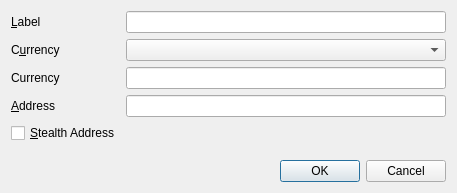
<?xml version="1.0" encoding="UTF-8"?>
<ui version="4.0">
 <class>EditAddressDialog</class>
 <widget class="QDialog" name="EditAddressDialog">
  <property name="geometry">
   <rect>
    <x>0</x>
    <y>0</y>
    <width>457</width>
    <height>193</height>
   </rect>
  </property>
  <property name="windowTitle">
   <string>Edit Address</string>
  </property>
  <layout class="QVBoxLayout" name="verticalLayout">
   <item>
    <layout class="QFormLayout" name="formLayout">
     <property name="fieldGrowthPolicy">
      <enum>QFormLayout::AllNonFixedFieldsGrow</enum>
     </property>
     <item row="0" column="0">
      <widget class="QLabel" name="label">
       <property name="text">
        <string>&amp;Label</string>
       </property>
       <property name="buddy">
        <cstring>labelEdit</cstring>
       </property>
      </widget>
     </item>
     <item row="0" column="1">
      <widget class="QLineEdit" name="labelEdit">
       <property name="toolTip">
        <string>The label associated with this address book entry</string>
       </property>
      </widget>
     </item>
     <item row="3" column="0">
      <widget class="QLabel" name="addressLabel">
       <property name="text">
        <string>&amp;Address</string>
       </property>
       <property name="buddy">
        <cstring>addressEdit</cstring>
       </property>
      </widget>
     </item>
     <item row="3" column="1">
      <widget class="QLineEdit" name="addressEdit">
       <property name="toolTip">
        <string>The address associated with this address book entry. This can only be modified for sending addresses.</string>
       </property>
      </widget>
     </item>
     <item row="4" column="0">
      <widget class="QCheckBox" name="stealthCB">
       <property name="text">
        <string>&amp;Stealth Address</string>
       </property>
      </widget>
     </item>
     <item row="1" column="0">
      <widget class="QLabel" name="currencyLabel">
       <property name="text">
        <string>C&amp;urrency</string>
       </property>
       <property name="buddy">
        <cstring>currencySelector</cstring>
       </property>
      </widget>
     </item>
     <item row="1" column="1">
      <widget class="QComboBox" name="currencySelector"/>
     </item>
     <item row="2" column="0">
      <widget class="QLabel" name="currencyTextLabel">
       <property name="text">
        <string>Currency</string>
       </property>
      </widget>
     </item>
     <item row="2" column="1">
      <widget class="QLineEdit" name="currencyLineEdit"/>
     </item>
    </layout>
   </item>
   <item>
    <widget class="QDialogButtonBox" name="buttonBox">
     <property name="orientation">
      <enum>Qt::Horizontal</enum>
     </property>
     <property name="standardButtons">
      <set>QDialogButtonBox::Cancel|QDialogButtonBox::Ok</set>
     </property>
    </widget>
   </item>
  </layout>
 </widget>
 <resources/>
 <connections>
  <connection>
   <sender>buttonBox</sender>
   <signal>accepted()</signal>
   <receiver>EditAddressDialog</receiver>
   <slot>accept()</slot>
   <hints>
    <hint type="sourcelabel">
     <x>248</x>
     <y>254</y>
    </hint>
    <hint type="destinationlabel">
     <x>157</x>
     <y>274</y>
    </hint>
   </hints>
  </connection>
  <connection>
   <sender>buttonBox</sender>
   <signal>rejected()</signal>
   <receiver>EditAddressDialog</receiver>
   <slot>reject()</slot>
   <hints>
    <hint type="sourcelabel">
     <x>316</x>
     <y>260</y>
    </hint>
    <hint type="destinationlabel">
     <x>286</x>
     <y>274</y>
    </hint>
   </hints>
  </connection>
 </connections>
</ui>
